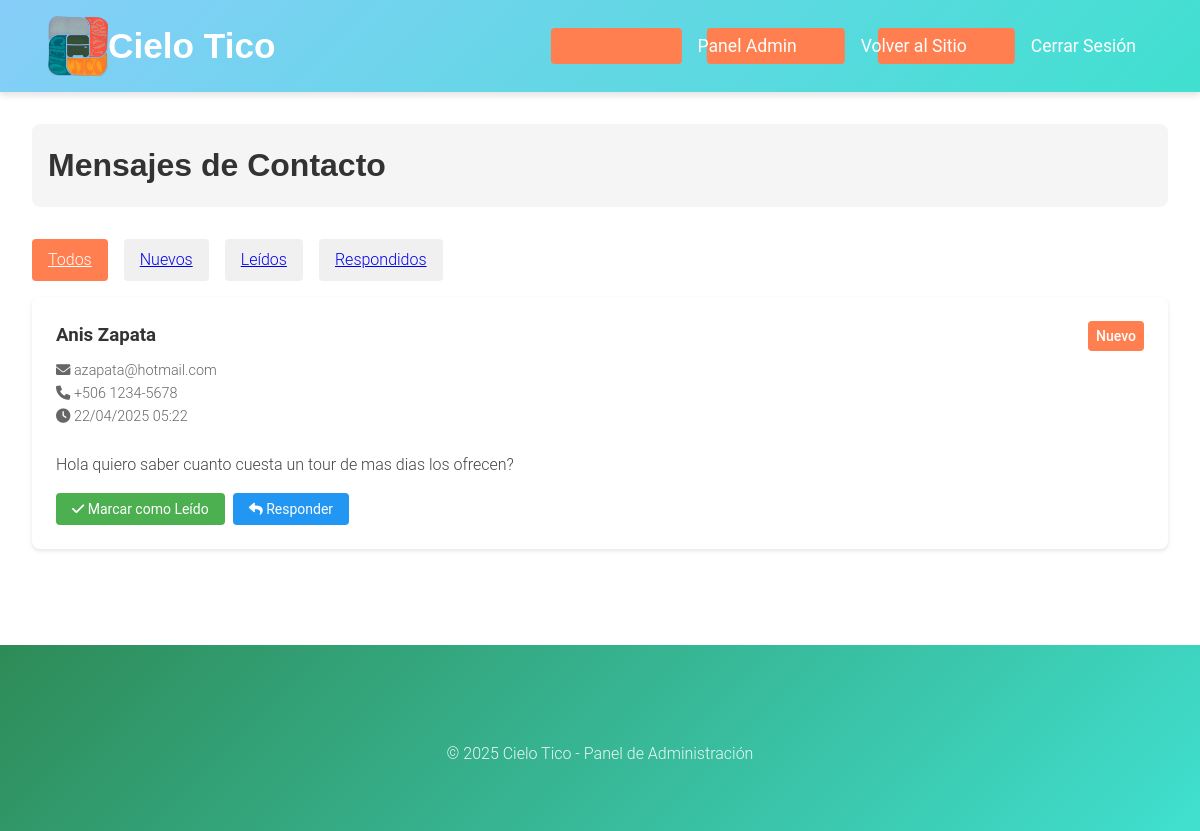
Page /html/admin/mensajes.php (signed in) on the earlier database version.
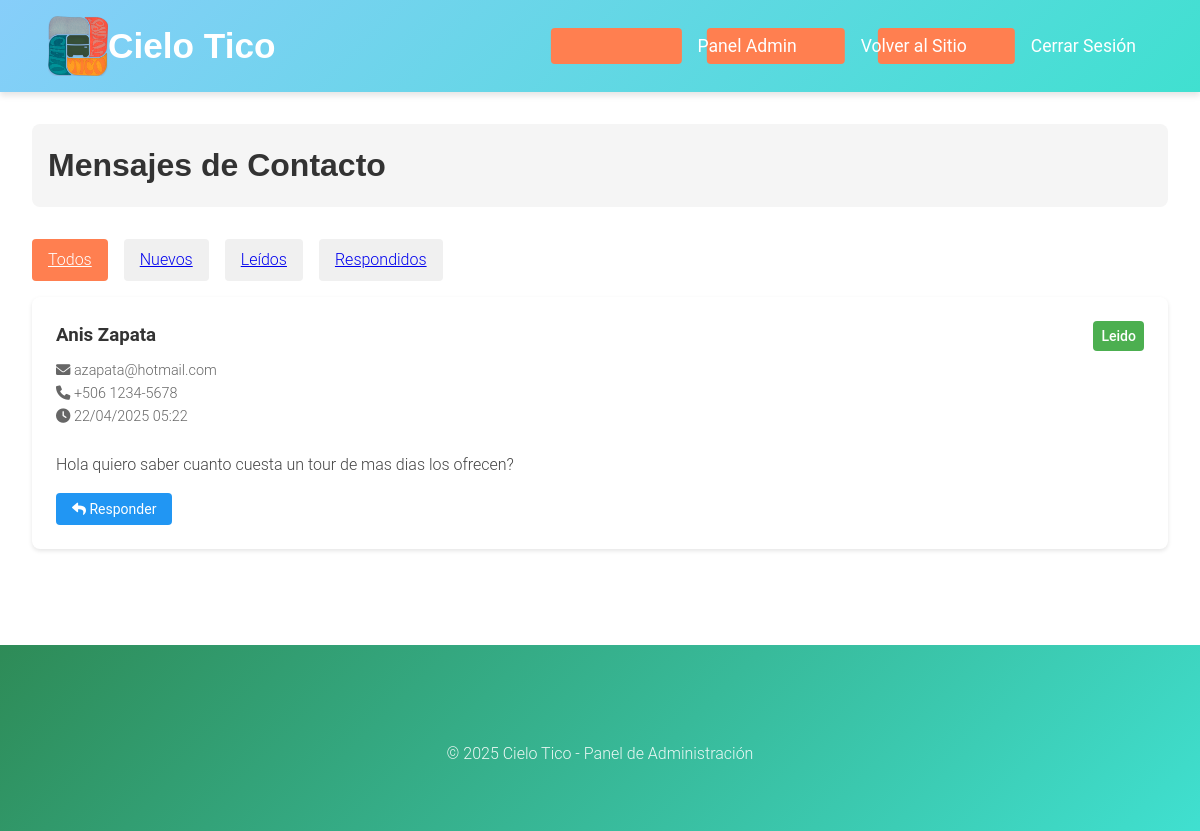
Same page on the later database version.
### tables this page shows
CREATE TABLE `contactos` (
  `id` int(11) NOT NULL AUTO_INCREMENT,
  `nombre` varchar(100) NOT NULL,
  `email` varchar(100) NOT NULL,
  `telefono` varchar(20) DEFAULT NULL,
  `mensaje` text NOT NULL,
  `estado` enum('nuevo','leido','respondido') DEFAULT 'nuevo',
  `fecha_creacion` timestamp NOT NULL DEFAULT current_timestamp(),
  PRIMARY KEY (`id`)
);

### html/admin/mensajes.php (the view, shortened to what this page needs)
<?php
require_once '../../php/config/database.php';
$estado_filtro = isset($_GET['estado']) ? $_GET['estado'] : 'todos';
$sql = "SELECT * FROM contactos";
$params = [];
$sql .= " ORDER BY fecha_creacion DESC";
try {
    $stmt = $conn->prepare($sql);
    $stmt->execute($params);
    $mensajes = $stmt->fetchAll(PDO::FETCH_ASSOC);
} catch(PDOException $e) {
    $error = "Error al obtener los mensajes: " . $e->getMessage();
}
?>
<!DOCTYPE html>
<html lang="es">
<head>
    <link rel="stylesheet" href="/cielotico/css/estilos.css">
    <link rel="stylesheet" href="https://cdnjs.cloudflare.com/ajax/libs/font-awesome/6.0.0/css/all.min.css">
</head>
<body>
    <header>
        <div class="header-content">
            <div class="logo-container">
                <a href="/cielotico/html/index.php">
                    <img src="/cielotico/img/logo.png" alt="Cielo Tico Logo" class="logo">
                    <h1>Cielo Tico</h1>
                </a>
            </div>
            <nav>
                <ul class="nav-menu">
                    <li><a href="index.php">Panel Admin</a></li>
                    <li><a href="/cielotico/html/index.php">Volver al Sitio</a></li>
                    <li><a href="/cielotico/php/logout.php">Cerrar Sesión</a></li>
                </ul>
            </nav>
        </div>
    </header>
    <main>
        <div class="admin-container">
            <div class="admin-header">
                <h1>Mensajes de Contacto</h1>
            </div>
            <div class="filtros">
                <a href="?estado=todos" class="filtro-btn <?php echo $estado_filtro === 'todos' ? 'activo' : ''; ?>">
                    Todos
                </a>
                <a href="?estado=nuevo" class="filtro-btn <?php echo $estado_filtro === 'nuevo' ? 'activo' : ''; ?>">
                    Nuevos
                </a>
                <a href="?estado=leido" class="filtro-btn <?php echo $estado_filtro === 'leido' ? 'activo' : ''; ?>">
                    Leídos
                </a>
                <a href="?estado=respondido" class="filtro-btn <?php echo $estado_filtro === 'respondido' ? 'activo' : ''; ?>">
                    Respondidos
                </a>
            </div>
            <?php if (isset($error)): ?>
                <div class="alert alert-error"><?php echo $error; ?></div>
            <?php else: ?>
                <div class="mensajes-grid">
                    <?php foreach ($mensajes as $mensaje): ?>
                        <div class="mensaje-card">
                            <div class="mensaje-header">
                                <div class="mensaje-info">
                                    <h3><?php echo htmlspecialchars($mensaje['nombre']); ?></h3>
                                    <p class="mensaje-meta">
                                        <i class="fas fa-envelope"></i> <?php echo htmlspecialchars($mensaje['email']); ?>
                                        <?php if (!empty($mensaje['telefono'])): ?>
                                            <br>
                                            <i class="fas fa-phone"></i> <?php echo htmlspecialchars($mensaje['telefono']); ?>
                                        <?php endif; ?>
                                        <br>
                                        <i class="fas fa-clock"></i> <?php echo date('d/m/Y H:i', strtotime($mensaje['fecha_creacion'])); ?>
                                    </p>
                                </div>
                                <span class="mensaje-estado estado-<?php echo $mensaje['estado']; ?>">
                                    <?php echo ucfirst($mensaje['estado']); ?>
                                </span>
                            </div>
                            <div class="mensaje-contenido">
                                <?php echo nl2br(htmlspecialchars($mensaje['mensaje'])); ?>
                            </div>
                            <div class="mensaje-acciones">
                                <?php if ($mensaje['estado'] === 'nuevo'): ?>
                                    <form method="POST" style="display: inline;">
                                        <button type="submit" class="btn-accion btn-leido">
                                            <i class="fas fa-check"></i> Marcar como Leído
                                        </button>
                                    </form>
                                <?php endif; ?>
                                <?php if ($mensaje['estado'] !== 'respondido'): ?>
                                    <button type="button" class="btn-accion btn-respondido"
                                            onclick="mostrarFormularioRespuesta('<?php echo $mensaje['id']; ?>')">
                                        <i class="fas fa-reply"></i> Responder
                                    </button>
                                <?php endif; ?>
                            </div>
                        </div>
                    <?php endforeach; ?>
                </div>
            <?php endif; ?>
        </div>
    </main>
    <footer role="contentinfo">
        <div class="footer-content">
            <p>&copy; 2025 Cielo Tico - Panel de Administración</p>
        </div>
    </footer>
</body>
</html>

### css/estilos.css (style rules this page uses)
:root { --color-cielo: #87CEFA; --color-turquesa: #40E0D0; --color-verde: #2E8B57; --color-arena: #F4E2D8; --color-coral: #FF7F50; --color-text: #333; --color-light: #fff; --color-primary: var(--color-turquesa); --color-primary-dark: #36c0b0; --color-secondary: var(--color-cielo); --color-white: var(--color-light); --font-heading: 'Montserrat', sans-serif; --font-body: 'Roboto', sans-serif; --shadow-sm: 0 2px 4px rgba(0,0,0,0.05); --shadow-md: 0 4px 6px rgba(0,0,0,0.1); --shadow-lg: 0 10px 15px rgba(0,0,0,0.1); --gradient-primary: linear-gradient(135deg, var(--color-cielo), var(--color-turquesa)); --gradient-secondary: linear-gradient(135deg, var(--color-verde), var(--color-turquesa)); --primary-color: #FF7F50; --secondary-color: #FF6B3D; --background-color: #f5f5f5; --color-success: #28a745; --color-error: #dc3545; --color-warning: #ffc107; --color-info: #17a2b8; --slider-height: 600px; }
* { margin: 0; padding: 0; box-sizing: border-box; font-family: var(--font-body); }
body { line-height: 1.6; color: var(--color-text); background-color: var(--color-light); font-weight: 300; }
h1, h2 { font-family: var(--font-heading); font-weight: 700; }
h3, h4, h5, h6 { font-family: var(--font-body); font-weight: 600; }
.nav-menu a { font-weight: 400; }
header { background: var(--gradient-primary); padding: 1rem 2rem; position: sticky; top: 0; z-index: 1000; box-shadow: var(--shadow-md); }
.header-content { max-width: 1400px; margin: 0 auto; padding: 0 1rem; display: flex; justify-content: space-between; align-items: center; }
.logo-container { display: flex; align-items: center; }
.logo-container a { display: flex; align-items: center; text-decoration: none; color: var(--color-light); }
.logo { width: 60px; height: 60px; object-fit: contain; }
header h1 { color: var(--color-light); margin: 0; font-size: 2.2rem; font-weight: 700; }
nav { display: flex; align-items: center; gap: 2rem; margin-left: auto; }
.nav-menu { display: flex; gap: 2rem; margin: 0; padding: 0; list-style: none; }
.nav-menu a, header .btn-login, header .btn-register { color: var(--color-light); text-decoration: none; font-size: 1.1rem; padding: 0.5rem 1rem; border-radius: 4px; transition: all 0.3s ease; position: relative; overflow: hidden; border: none; background: transparent; font-family: var(--font-body); font-weight: 400; cursor: pointer; }
.nav-menu a::before, header .btn-login::before, header .btn-register::before { content: ''; position: absolute; top: 0; left: 0; width: 100%; height: 100%; background: var(--color-coral); transform: translateX(-100%); transition: transform 0.3s ease; z-index: -1; border-radius: 4px; }
footer { background: var(--gradient-secondary); color: var(--color-light); padding: 4rem 2rem; margin-top: 4rem; position: relative; }
.footer-content { max-width: 1400px; margin: 0 auto; text-align: center; }
.footer-content p { text-align: center; margin-top: 2rem; color: var(--color-light); opacity: 0.9; font-size: 1rem; }

### html/admin/mensajes.php (style rules this page uses)
.admin-container { padding: 2rem; max-width: 1200px; margin: 0 auto; }
.admin-header { display: flex; justify-content: space-between; align-items: center; margin-bottom: 2rem; padding: 1rem; background-color: #f5f5f5; border-radius: 8px; }
.filtros { display: flex; gap: 1rem; margin-bottom: 1rem; }
.filtro-btn { padding: 0.5rem 1rem; border: none; border-radius: 4px; background-color: #f0f0f0; cursor: pointer; transition: all 0.3s ease; }
.filtro-btn.activo { background-color: #FF7F50; color: white; }
.mensajes-grid { display: grid; gap: 1.5rem; }
.mensaje-card { background: white; padding: 1.5rem; border-radius: 8px; box-shadow: 0 2px 4px rgba(0,0,0,0.1); }
.mensaje-header { display: flex; justify-content: space-between; align-items: start; margin-bottom: 1rem; }
.mensaje-info h3 { margin: 0; color: #333; }
.mensaje-meta { color: #666; font-size: 0.9rem; margin: 0.5rem 0; }
.mensaje-estado { padding: 0.25rem 0.5rem; border-radius: 4px; font-size: 0.875rem; font-weight: 500; }
.estado-leido { background-color: #4CAF50; color: white; }
.mensaje-contenido { margin: 1rem 0; color: #444; line-height: 1.6; }
.mensaje-acciones { display: flex; gap: 0.5rem; margin-top: 1rem; }
.btn-accion { padding: 0.5rem 1rem; border: none; border-radius: 4px; cursor: pointer; font-size: 0.875rem; transition: all 0.3s ease; }
.btn-respondido { background-color: #2196F3; color: white; }
.estado-nuevo { background-color: #ff7f50; color: white; }
.btn-leido { background-color: #4CAF50; color: white; }

Differences in the rows shown:
changed contactos "Anis Zapata": estado "Nuevo" → "Leido"; no longer shows "Marcar como Leído"
